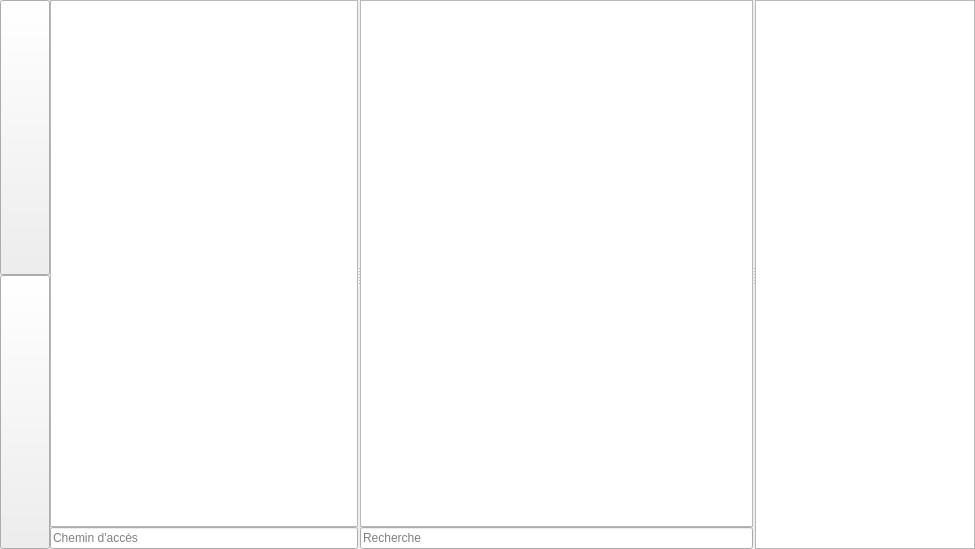
<?xml version="1.0" encoding="UTF-8"?>
<ui version="4.0">
 <class>AttachFileWindow</class>
 <widget class="QMainWindow" name="AttachFileWindow">
  <property name="geometry">
   <rect>
    <x>0</x>
    <y>0</y>
    <width>975</width>
    <height>549</height>
   </rect>
  </property>
  <property name="windowTitle">
   <string>MainWindow</string>
  </property>
  <widget class="QWidget" name="centralwidget">
   <layout class="QHBoxLayout" name="horizontalLayout_5">
    <property name="spacing">
     <number>0</number>
    </property>
    <property name="leftMargin">
     <number>0</number>
    </property>
    <property name="topMargin">
     <number>0</number>
    </property>
    <property name="rightMargin">
     <number>0</number>
    </property>
    <property name="bottomMargin">
     <number>0</number>
    </property>
    <item>
     <layout class="QHBoxLayout" name="horizontalLayout_4">
      <property name="spacing">
       <number>0</number>
      </property>
      <item>
       <layout class="QVBoxLayout" name="verticalLayout">
        <property name="spacing">
         <number>0</number>
        </property>
        <item>
         <widget class="QPushButton" name="leaveButton">
          <property name="sizePolicy">
           <sizepolicy hsizetype="Maximum" vsizetype="Expanding">
            <horstretch>0</horstretch>
            <verstretch>0</verstretch>
           </sizepolicy>
          </property>
          <property name="minimumSize">
           <size>
            <width>50</width>
            <height>0</height>
           </size>
          </property>
          <property name="maximumSize">
           <size>
            <width>50</width>
            <height>16777215</height>
           </size>
          </property>
          <property name="text">
           <string/>
          </property>
          <property name="icon">
           <iconset resource="../icons.qrc">
            <normaloff>:/icon/res/browser-close-2.png</normaloff>:/icon/res/browser-close-2.png</iconset>
          </property>
          <property name="iconSize">
           <size>
            <width>40</width>
            <height>40</height>
           </size>
          </property>
         </widget>
        </item>
        <item>
         <widget class="QPushButton" name="addButton">
          <property name="sizePolicy">
           <sizepolicy hsizetype="Maximum" vsizetype="Expanding">
            <horstretch>0</horstretch>
            <verstretch>0</verstretch>
           </sizepolicy>
          </property>
          <property name="minimumSize">
           <size>
            <width>50</width>
            <height>0</height>
           </size>
          </property>
          <property name="maximumSize">
           <size>
            <width>50</width>
            <height>16777215</height>
           </size>
          </property>
          <property name="text">
           <string/>
          </property>
          <property name="icon">
           <iconset resource="../icons.qrc">
            <normaloff>:/icon/res/document-add.png</normaloff>:/icon/res/document-add.png</iconset>
          </property>
          <property name="iconSize">
           <size>
            <width>40</width>
            <height>40</height>
           </size>
          </property>
         </widget>
        </item>
       </layout>
      </item>
      <item>
       <widget class="QSplitter" name="splitter_2">
        <property name="orientation">
         <enum>Qt::Horizontal</enum>
        </property>
        <property name="handleWidth">
         <number>2</number>
        </property>
        <widget class="QWidget" name="">
         <layout class="QVBoxLayout" name="verticalLayout_2">
          <property name="spacing">
           <number>0</number>
          </property>
          <item>
           <widget class="QListWidget" name="folderList">
            <property name="sizePolicy">
             <sizepolicy hsizetype="Expanding" vsizetype="Expanding">
              <horstretch>0</horstretch>
              <verstretch>0</verstretch>
             </sizepolicy>
            </property>
            <property name="maximumSize">
             <size>
              <width>16777215</width>
              <height>16777215</height>
             </size>
            </property>
            <property name="verticalScrollBarPolicy">
             <enum>Qt::ScrollBarAlwaysOff</enum>
            </property>
           </widget>
          </item>
          <item>
           <layout class="QHBoxLayout" name="horizontalLayout_3">
            <property name="spacing">
             <number>0</number>
            </property>
            <item>
             <widget class="QLineEdit" name="pathAccessor">
              <property name="sizePolicy">
               <sizepolicy hsizetype="Expanding" vsizetype="Fixed">
                <horstretch>0</horstretch>
                <verstretch>0</verstretch>
               </sizepolicy>
              </property>
              <property name="maximumSize">
               <size>
                <width>16777215</width>
                <height>16777215</height>
               </size>
              </property>
              <property name="text">
               <string/>
              </property>
              <property name="placeholderText">
               <string extracomment="Chemin d'accès">Chemin d'accès</string>
              </property>
             </widget>
            </item>
           </layout>
          </item>
         </layout>
        </widget>
        <widget class="QSplitter" name="splitter">
         <property name="orientation">
          <enum>Qt::Horizontal</enum>
         </property>
         <property name="handleWidth">
          <number>2</number>
         </property>
         <widget class="QWidget" name="layoutWidget">
          <layout class="QVBoxLayout" name="verticalLayout_3">
           <property name="spacing">
            <number>0</number>
           </property>
           <item>
            <layout class="QHBoxLayout" name="horizontalLayout_2">
             <property name="spacing">
              <number>0</number>
             </property>
             <item>
              <widget class="QListWidget" name="contentList">
               <property name="sizePolicy">
                <sizepolicy hsizetype="Expanding" vsizetype="Expanding">
                 <horstretch>1</horstretch>
                 <verstretch>0</verstretch>
                </sizepolicy>
               </property>
               <property name="verticalScrollBarPolicy">
                <enum>Qt::ScrollBarAlwaysOff</enum>
               </property>
               <property name="flow">
                <enum>QListView::TopToBottom</enum>
               </property>
               <property name="viewMode">
                <enum>QListView::ListMode</enum>
               </property>
               <property name="modelColumn">
                <number>0</number>
               </property>
              </widget>
             </item>
            </layout>
           </item>
           <item>
            <layout class="QHBoxLayout" name="horizontalLayout">
             <property name="spacing">
              <number>0</number>
             </property>
             <item>
              <widget class="QLineEdit" name="findFile">
               <property name="placeholderText">
                <string>Recherche</string>
               </property>
              </widget>
             </item>
            </layout>
           </item>
          </layout>
         </widget>
         <widget class="QTextEdit" name="fileDetails">
          <property name="maximumSize">
           <size>
            <width>220</width>
            <height>16777215</height>
           </size>
          </property>
          <property name="verticalScrollBarPolicy">
           <enum>Qt::ScrollBarAlwaysOff</enum>
          </property>
         </widget>
        </widget>
       </widget>
      </item>
     </layout>
    </item>
   </layout>
   <zorder></zorder>
   <zorder>goButton</zorder>
   <zorder>backButton</zorder>
  </widget>
 </widget>
 <resources>
  <include location="../icons.qrc"/>
 </resources>
 <connections/>
</ui>
